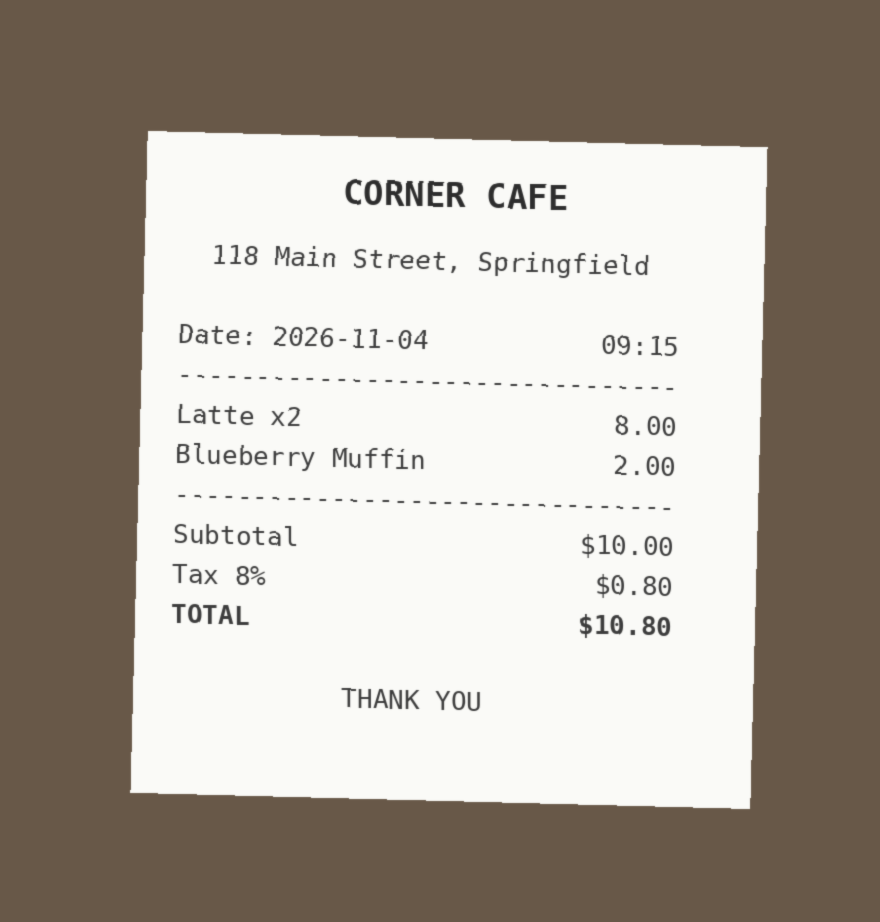
#> input picture frontend/samples/corner_cafe_en.png, 880 x 922 px
$ python -i preprocessor.py   (imports and definitions only)   (older library calls are emulated)
#> lines starting #> are read from the running program, lines starting #| are printed output that depends on the picture; after the words box and inside, x2 and y2 are one past the last pixel; in counts of white or black regions, pixels touching at a corner belong together
#> further down, picture is the input picture: shape (922, 880, 3); mean B, G, R 157.4, 166.8, 174.7
"""Receipt image pre-processing (OpenCV + NumPy only, CPU friendly).

Pipeline run by :func:`preprocess_receipt`:

1. **Decode** raw bytes (JPEG / PNG / WebP / BMP) into a BGR array. EXIF
   orientation is applied by OpenCV, so phone photos arrive upright.
2. **Find the paper** on a down-scaled copy (brightness + edge based) and take
   the four corner points.
3. **Warp perspective** so the receipt becomes a flat, upright rectangle.
4. **Enhance faded thermal print**: flatten uneven lighting / shadows, stretch
   the contrast of weak strokes, denoise lightly and sharpen.
5. Optionally **binarize** with adaptive thresholding (A/B option for the OCR).

All heavy work is CPU bound; call it from a worker thread
(``asyncio.to_thread``) when used inside an async endpoint.
"""

import logging
from dataclasses import dataclass
from typing import Final, Optional

import cv2
import numpy as np

__all__ = [
    "ImageProcessingError",
    "ImageDecodeError",
    "PreprocessResult",
    "decode_image",
    "order_corners",
    "find_document_corners",
    "four_point_transform",
    "enhance_for_ocr",
    "binarize",
    "preprocess_receipt",
]

logger = logging.getLogger(__name__)

# --- Limits (keep memory / CPU use low on weak machines) --------------------
MAX_IMAGE_BYTES: Final[int] = 20 * 1024 * 1024  # reject uploads above 20 MiB
MAX_INPUT_SIDE: Final[int] = 3200  # decoded image is shrunk to this longest side
MAX_OUTPUT_SIDE: Final[int] = 2400  # warped / enhanced image longest side
MIN_OUTPUT_WIDTH: Final[int] = 640  # narrower results are up-scaled

# --- Paper detection ---------------------------------------------------------
DETECT_MAX_SIDE: Final[int] = 800  # detection runs on a copy of this size
MIN_AREA_RATIO: Final[float] = 0.05  # paper must cover >= 5 % of the frame
MAX_AREA_RATIO: Final[float] = 0.97  # >= 97 % means "no distinct paper edge"
MIN_SIDE_RATIO: Final[float] = 0.05  # shortest quad edge vs. longest frame side
MIN_ANGLE_DEG: Final[float] = 45.0
MAX_ANGLE_DEG: Final[float] = 135.0
CORNER_INSET_RATIO: Final[float] = 0.01  # shrink quad to drop table edge pixels
MIN_EDGE_SUPPORT: Final[float] = 0.5  # >= 50 % of the outline must sit on an edge

# --- Enhancement -------------------------------------------------------------
NOISE_FLOOR: Final[int] = 6  # ink darkness below this is treated as paper noise
MIN_INK_LEVEL: Final[int] = 24  # avoids amplifying noise on near-blank pages
INK_PERCENTILE: Final[float] = 0.997
# Laplacian variance of the *enhanced* page at 800 px width. Calibrated on
# synthetic receipts only (sharp >= ~1500, clearly blurred <= ~200): tune it
# with real photos from the target cameras.
BLUR_SHARPNESS_THRESHOLD: Final[float] = 250.0


class ImageProcessingError(Exception):
    """Raised when an image cannot be processed."""


class ImageDecodeError(ImageProcessingError):
    """Raised when the uploaded bytes are not a valid / acceptable image."""


@dataclass(frozen=True, eq=False)
class PreprocessResult:
    """Output of :func:`preprocess_receipt`.

    Attributes:
        original: Decoded BGR image (shrunk to ``MAX_INPUT_SIDE``).
        warped: Perspective-corrected BGR image (or the full frame when no
            paper edges were found).
        enhanced: Contrast-enhanced 3-channel BGR image, ready for the OCR.
        binary: Adaptive-threshold version (single channel, 0 / 255).
        corners: Paper corners in ``original`` coordinates ordered
            top-left, top-right, bottom-right, bottom-left; ``None`` if not found.
        document_found: ``True`` when the paper edges were detected and warped.
        sharpness: Laplacian variance of ``enhanced`` at 800 px width (higher =
            sharper). Measured after contrast stretching so faint but sharp
            thermal print is not mistaken for blur.
        warnings: Non-fatal quality remarks for the caller / UI.
    """

    original: np.ndarray
    warped: np.ndarray
    enhanced: np.ndarray
    binary: np.ndarray
    corners: Optional[np.ndarray]
    document_found: bool
    sharpness: float
    warnings: tuple[str, ...]


# ---------------------------------------------------------------------------
# Small helpers
# ---------------------------------------------------------------------------
def _odd(value: int) -> int:
    """Return ``value`` if odd, otherwise ``value + 1``."""
    return value if value % 2 == 1 else value + 1


def _to_gray(image: np.ndarray) -> np.ndarray:
    """Convert a 2-D / BGR / BGRA array to a single-channel 8-bit image."""
    if image.ndim == 2:
        return image
    if image.ndim == 3 and image.shape[2] == 3:
        return cv2.cvtColor(image, cv2.COLOR_BGR2GRAY)
    if image.ndim == 3 and image.shape[2] == 4:
        return cv2.cvtColor(image, cv2.COLOR_BGRA2GRAY)
    raise ImageProcessingError(f"Unsupported image shape: {image.shape}")


# [57 lines left out: functions _resize_to_max_side, _fit_output_size, decode_image, not called in this run]


# ---------------------------------------------------------------------------
# 2. Paper detection
# ---------------------------------------------------------------------------
def order_corners(points: np.ndarray) -> np.ndarray:
    """Order four points as top-left, top-right, bottom-right, bottom-left.

    Args:
        points: Array convertible to shape ``(4, 2)``.

    Returns:
        ``float32`` array of shape ``(4, 2)``.
    """
    pts = np.asarray(points, dtype=np.float32).reshape(4, 2)
    by_y = pts[np.argsort(pts[:, 1])]
    top = by_y[:2][np.argsort(by_y[:2, 0])]
    bottom = by_y[2:][np.argsort(by_y[2:, 0])]
    return np.array([top[0], top[1], bottom[1], bottom[0]], dtype=np.float32)


def _contour_to_quad(contour: np.ndarray) -> Optional[np.ndarray]:
    """Reduce a contour to four corner points.

    Tries a polygon approximation of the convex hull first (keeps perspective);
    falls back to the minimum-area rectangle if the shape is rectangle-like.
    """
    hull = cv2.convexHull(contour)
    perimeter = cv2.arcLength(hull, True)
    if perimeter <= 0:
        return None
    for epsilon in (0.02, 0.03, 0.04, 0.05, 0.07):
        approx = cv2.approxPolyDP(hull, epsilon * perimeter, True)
        if len(approx) == 4:
            return approx.reshape(4, 2).astype(np.float32)

    rect = cv2.minAreaRect(hull)
    rect_area = float(rect[1][0] * rect[1][1])
    if rect_area > 0 and cv2.contourArea(hull) / rect_area >= 0.85:
        return cv2.boxPoints(rect).astype(np.float32)
    return None


def _is_plausible_quad(quad: np.ndarray, width: int, height: int) -> bool:
    """Reject slivers and extreme shapes (edge length and corner-angle checks)."""
    ordered = order_corners(quad)
    edges = ordered[(np.arange(4) + 1) % 4] - ordered
    lengths = np.linalg.norm(edges, axis=1)
    if lengths.min() < MIN_SIDE_RATIO * max(width, height):
        return False
    for i in range(4):
        a, b = -edges[i - 1], edges[i]  # vectors leaving corner i
        denom = np.linalg.norm(a) * np.linalg.norm(b)
        if denom == 0:
            return False
        cosine = float(np.clip(np.dot(a, b) / denom, -1.0, 1.0))
        if not MIN_ANGLE_DEG <= np.degrees(np.arccos(cosine)) <= MAX_ANGLE_DEG:
            return False
    return True


def _edge_support(quad: np.ndarray, edge_map: np.ndarray) -> float:
    """Fraction of the quad outline that lies on a real image edge.

    A brightness split caused by shadows / lighting gradients forms a clean
    rectangle but has no edge under its outline, unlike a true paper border.
    Outline points on the frame border are ignored (the frame is not an edge).

    Args:
        quad: Four corner points (any order).
        edge_map: Binary (dilated) edge image of the same scale as ``quad``.

    Returns:
        Support ratio in ``[0, 1]``; ``1.0`` if no outline point is testable.
    """
    ordered = order_corners(quad)
    height, width = edge_map.shape
    hits = 0
    testable = 0
    for i in range(4):
        start, end = ordered[i], ordered[(i + 1) % 4]
        for t in np.linspace(0.0, 1.0, 80):
            x, y = start + (end - start) * t
            col, row = int(round(float(x))), int(round(float(y)))
            if col < 3 or row < 3 or col >= width - 3 or row >= height - 3:
                continue
            testable += 1
            hits += int(edge_map[row, col] > 0)
    return hits / testable if testable else 1.0


def _candidate_masks(blurred_gray: np.ndarray) -> list[np.ndarray]:
    """Build binary masks in which the paper should be one connected blob."""
    close_kernel = cv2.getStructuringElement(cv2.MORPH_ELLIPSE, (9, 9))
    masks: list[np.ndarray] = []

    # Brightness: paper is usually brighter than the table; the inverse covers
    # the opposite case (dark paper). Invalid blobs are filtered out later.
    _, bright = cv2.threshold(blurred_gray, 0, 255, cv2.THRESH_BINARY + cv2.THRESH_OTSU)
    for mask in (bright, cv2.bitwise_not(bright)):
        masks.append(cv2.morphologyEx(mask, cv2.MORPH_CLOSE, close_kernel))

    # Edges: closed paper outline even when brightness contrast is weak.
    edges = cv2.Canny(blurred_gray, 40, 120)
    edges = cv2.dilate(edges, cv2.getStructuringElement(cv2.MORPH_RECT, (5, 5)), iterations=2)
    masks.append(cv2.morphologyEx(edges, cv2.MORPH_CLOSE, close_kernel))
    return masks


def find_document_corners(image: np.ndarray) -> Optional[np.ndarray]:
    """Locate the receipt / paper quadrilateral in a BGR image.

    Detection runs on a copy limited to ``DETECT_MAX_SIDE`` pixels and the
    corners are scaled back to the coordinates of ``image``.

    Args:
        image: BGR (or grayscale) image.

    Returns:
        ``float32`` array ``(4, 2)`` ordered TL, TR, BR, BL, or ``None`` when no
        distinct paper outline was found (e.g. the frame already is the paper,
        or the paper has no contrast against its background).

    Raises:
        ImageProcessingError: If the image has an unsupported shape.
    """
    height, width = image.shape[:2]
    scale = min(1.0, DETECT_MAX_SIDE / max(height, width))
    small = (
        cv2.resize(image, (round(width * scale), round(height * scale)), interpolation=cv2.INTER_AREA)
        if scale < 1.0
        else image
    )
    gray = cv2.GaussianBlur(_to_gray(small), (7, 7), 0)
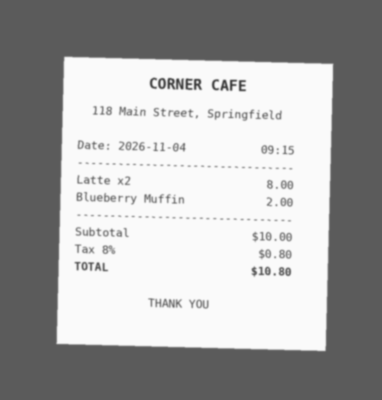
#> gray: shape (800, 764) (shown at 1/2 size); min 56, max 250, mean 168.3
    small_h, small_w = gray.shape
    frame_area = float(small_h * small_w)
    # Sensitive edge map (low thresholds) used only to validate candidates.
    support_edges = cv2.dilate(
        cv2.Canny(gray, 20, 50), cv2.getStructuringElement(cv2.MORPH_RECT, (5, 5))
    )
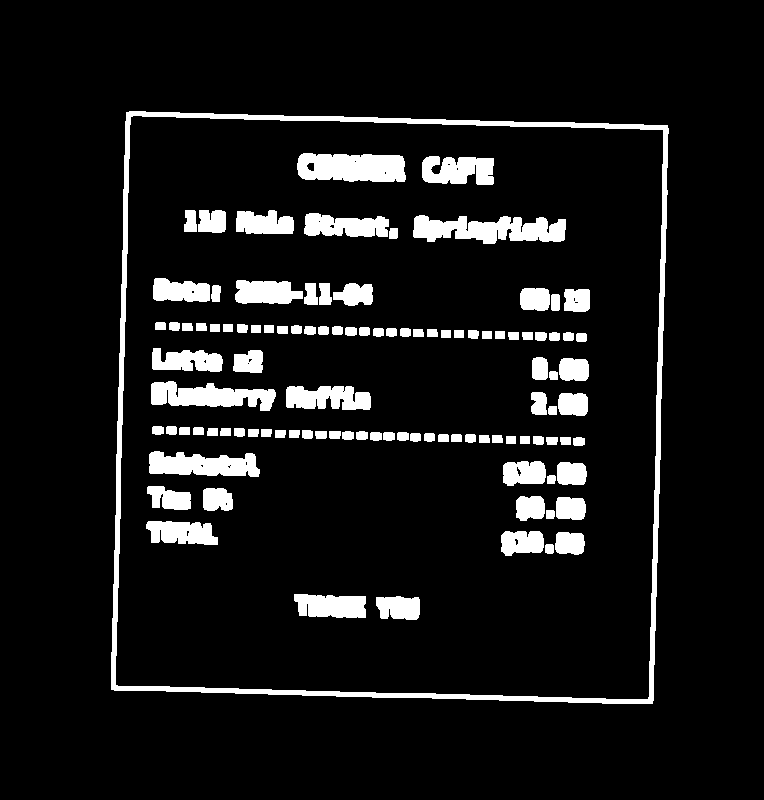
#> support_edges: shape (800, 764); 8.6% white; 107 white regions, largest, box (x1, y1, x2, y2) and area: (111, 111, 669, 704) 11352, (413, 215, 566, 244) 2970, (297, 153, 406, 182) 2732

    # Masks are tried in priority order (tight brightness mask first, the
    # edge mask - which is inflated by dilation - only as a fallback); the first
    # mask that yields a valid quad wins, so a looser mask cannot override it.
    best: Optional[np.ndarray] = None
    for mask in _candidate_masks(gray):
#> in _candidate_masks, `_, bright = cv2.threshold(blurred_gray, 0, 255, cv2.THRESH_BINARY + cv..`:
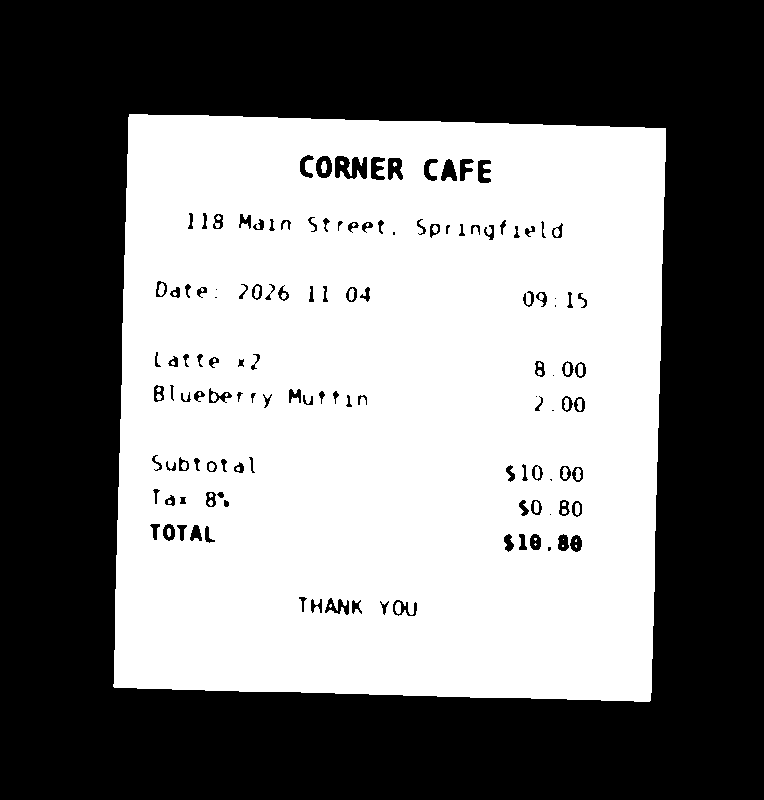
#> bright: shape (800, 764); 49.1% white; 47 white regions (23 under 20 px), largest, box (x1, y1, x2, y2) and area: (113, 114, 666, 702) 298855, (158, 283, 165, 296) 65, (395, 602, 401, 614) 62
#> in _candidate_masks, `edges = cv2.Canny(blurred_gray, 40, 120)`:
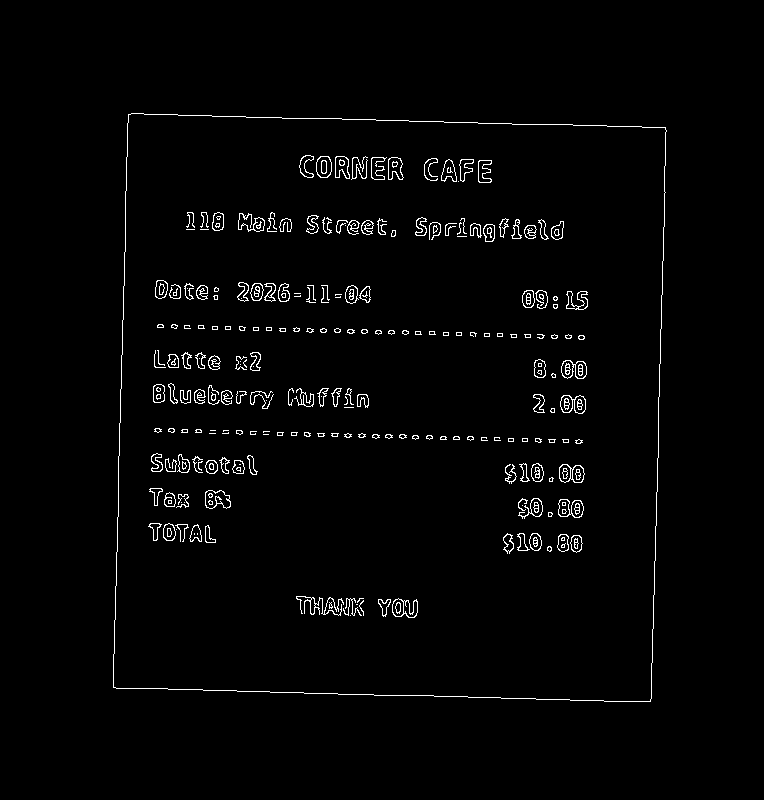
#> edges: shape (800, 764); 2% white in thin lines or dots, all inside (x1, y1, x2, y2) = (113, 113, 667, 702)
#> in _candidate_masks, `edges = cv2.dilate(edges, cv2.getStructuringElement(cv2.MORPH_RECT, (5..`:
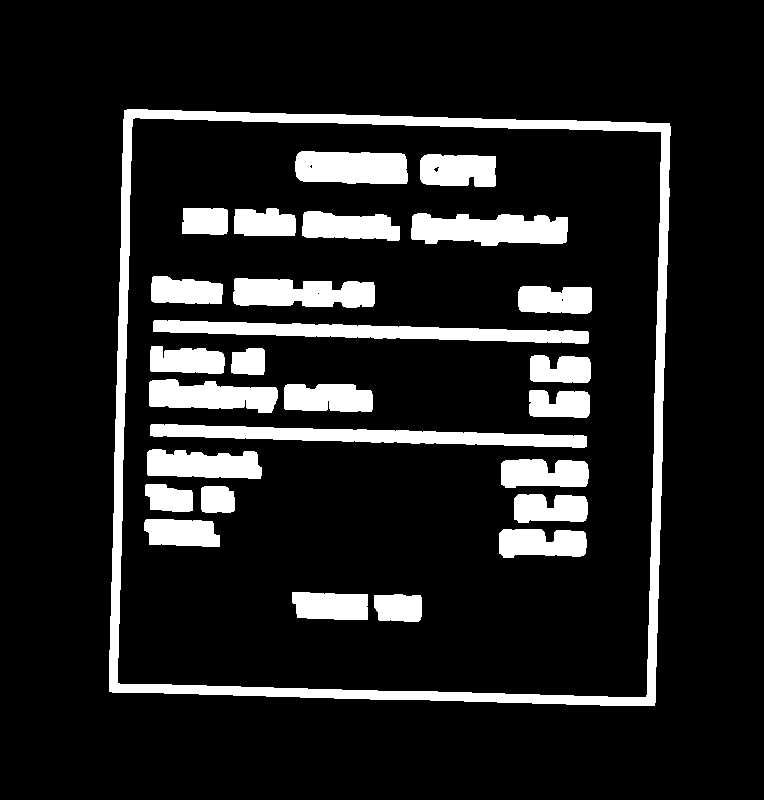
#> edges: shape (800, 764); 13% white; 27 white regions, largest, box (x1, y1, x2, y2) and area: (109, 109, 671, 706) 20480, (153, 320, 589, 344) 5391, (150, 424, 587, 448) 5380
        best_area = 0.0
        contours, _ = cv2.findContours(mask, cv2.RETR_EXTERNAL, cv2.CHAIN_APPROX_SIMPLE)
        for contour in sorted(contours, key=cv2.contourArea, reverse=True)[:5]:
            if cv2.contourArea(contour) / frame_area < MIN_AREA_RATIO:
                break  # sorted by area: the rest are smaller
            quad = _contour_to_quad(contour)
            if quad is None or not _is_plausible_quad(quad, small_w, small_h):
                continue
            quad_area = float(cv2.contourArea(quad))
            if quad_area / frame_area > MAX_AREA_RATIO or quad_area / frame_area < MIN_AREA_RATIO:
                continue
            if _edge_support(quad, support_edges) < MIN_EDGE_SUPPORT:
                continue
            if quad_area > best_area:
                best, best_area = quad, quad_area
        if best is not None:
            break
#> this loop made 1 pass
#> after the loop, best = [[129, 114], [665, 128], [649, 701], [113, 686]]

    if best is None:
        return None
    corners = order_corners(best / scale)
#> corners = [[148.7, 131.4], [766.4, 147.5], [748, 807.9], [130.2, 790.6]]
    corners[:, 0] = np.clip(corners[:, 0], 0, width - 1)
    corners[:, 1] = np.clip(corners[:, 1], 0, height - 1)
    return corners


# ---------------------------------------------------------------------------
# 3. Perspective correction
# ---------------------------------------------------------------------------
# [203 lines left out: functions four_point_transform, _flatten_background, _enhance_gray, enhance_for_ocr, binarize, _sharpness and 1 more, not called in this run]

>>> import cv2
>>> picture = cv2.imread('../../../frontend/samples/corner_cafe_en.png')
>>> result = find_document_corners(picture)
#> result has the same summary as corners in find_document_corners
